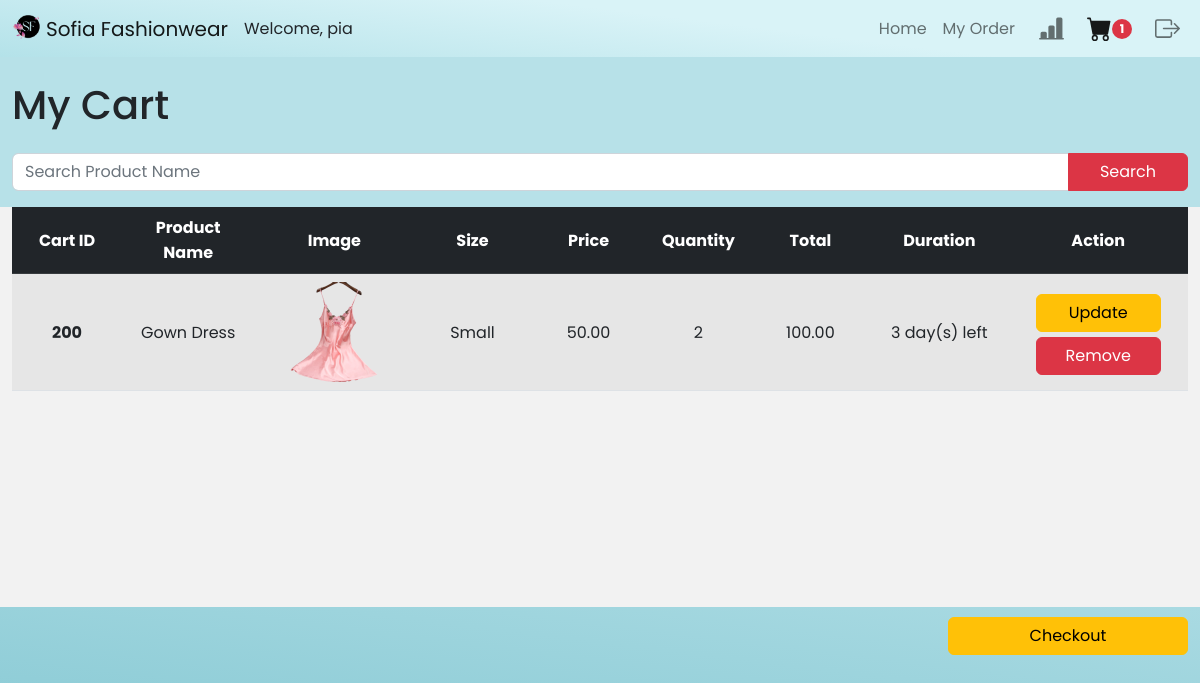
/mycart.php (signed in), run on the app's committed database.
### tables this page shows
CREATE TABLE `cart` (
  `cart_id` int(10) NOT NULL,
  `user_id` int(10) NOT NULL,
  `product_id` int(10) NOT NULL,
  `qty` int(10) NOT NULL,
  `total` double(25,2) NOT NULL,
  `size` varchar(115) NOT NULL,
  `expiration` text NOT NULL
);

CREATE TABLE `product_data` (
  `product_id` int(10) NOT NULL,
  `product_name` text NOT NULL,
  `description` text NOT NULL,
  `price` double(25,2) NOT NULL,
  `ratings` text NOT NULL,
  `image_path` text NOT NULL,
  `front_image` text NOT NULL,
  `back_image` text NOT NULL,
  `small` int(10) NOT NULL,
  `medium` int(10) NOT NULL,
  `large` int(10) NOT NULL,
  `category` text NOT NULL,
  `release_date` text NOT NULL
);

### mycart.php (the view, shortened to what this page needs)
<?php
  require('./config.php');
  include("include.php");
  $userquery = "";
  if(isset($_SESSION["userid"])){$userquery = $_SESSION["userid"];}
  else if(isset($_COOKIE["userid"])){$userquery = $_COOKIE["userid"];}
  $query = "SELECT count(cart_id) as userCart FROM cart WHERE `user_id` = '$userquery'";
  $sql = mysqli_query($sqlcon,$query);
  $row = mysqli_fetch_array($sql, MYSQLI_ASSOC);
  $cartCount = 0;
  if($row > 0){
    $cartCount = $row['userCart'];
  }
  else{
    $cartCount = 0;
  }
?>
<!DOCTYPE html>
<html>
<head>
<link rel="stylesheet" type="text/css" href="order.css">
</head>
<body>
<nav class="navbar navbar-expand-lg  navbar-light bg-light">
<div class="container-fluid">
    <a class="navbar-brand" href="index.php">
    <img src="sofiaimages/sofia.png" alt="" style="height: 3vh;" class="d-inline-block align-text-top">
    Sofia Fashionwear</a>
    <?php
      if(isset($_COOKIE['username'])){
        echo 'Welcome, '.$_COOKIE['username'];
      }
    ?>
    <div class="collapse navbar-collapse" id="navbarNav">
    <ul class="navbar-nav ms-auto mb-2 mb-lg-0">
        <li class="nav-item">
        <a class="nav-link" href="order.php">Home</a>
        </li>
        <li class="nav-item">
        <a class="nav-link" aria-current="page" href="myorder.php">My Order</a>
        </li>
        </ul>
        <ul class="navbar-nav mb-2 mb-lg-0">
        <div class="input-group">
        <li class="nav-item" title = "Leaderboards of active users">
          <a
            class="nav-link mx-2 me-2"
            href="leaderboard.php"
            role="button"
            >
            <svg xmlns="http://www.w3.org/2000/svg" width="25" height="25" fill="currentColor" class="bi bi-bar-chart-line-fill" viewBox="0 0 16 16">
              <path d="M11 2a1 1 0 0 1 1-1h2a1 1 0 0 1 1 1v12h.5a.5.5 0 0 1 0 1H.5a.5.5 0 0 1 0-1H1v-3a1 1 0 0 1 1-1h2a1 1 0 0 1 1 1v3h1V7a1 1 0 0 1 1-1h2a1 1 0 0 1 1 1v7h1V2z"/>
            </svg>
          </a>
        </li>
          <li class="nav-item" title = "Cart">
          <a
            class="nav-link me-2 active"
            href="mycart.php"
            role="button"
            >
            <svg xmlns="http://www.w3.org/2000/svg" width="25" height="25" fill="currentColor" class="bi bi-cart-fill" viewBox="0 0 16 16">
              <path d="M0 1.5A.5.5 0 0 1 .5 1H2a.5.5 0 0 1 .485.379L2.89 3H14.5a.5.5 0 0 1 .491.592l-1.5 8A.5.5 0 0 1 13 12H4a.5.5 0 0 1-.491-.408L2.01 3.607 1.61 2H.5a.5.5 0 0 1-.5-.5zM5 12a2 2 0 1 0 0 4 2 2 0 0 0 0-4zm7 0a2 2 0 1 0 0 4 2 2 0 0 0 0-4zm-7 1a1 1 0 1 1 0 2 1 1 0 0 1 0-2zm7 0a1 1 0 1 1 0 2 1 1 0 0 1 0-2z"/>
              <span class="badge rounded-pill badge-notification bg-danger"><?php echo $cartCount ?></span>
            </svg>
          </a>
          </li>
          <li class="nav-item" title = "Logout">
          <a
            class="nav-link"
            href="logout.php"
            role="button">
          </a>
          </li>
        </ul>
    </div>
    </div>
</nav>
<div class="container-fluid mt-4">
<div class="row">
    <div class = "col-12 mb-3">
    <h1>My Cart</h1>
    </div>
    <div class="col-12">
        <form action="mycart.php" method="POST">
        <div class="input-group mb-3">
            <input type="text" name="search" class="form-control" placeholder="Search Product Name" aria-label="Search Products" aria-describedby="button-addon2">
            <button class="btn btn-danger" style="width: 15vh;" type="submit" id="button-addon2">Search</button>
        </div>
        </form>
    </div>
    <div class="col-12 overflow-auto" style="height: 50vh; background-color: #f2f2f2;">
        <table class="table table-striped" id="myTable">
        <thead class="table-dark" style="position: sticky; top: 0; z-index: 1;">
            <tr>
            <th scope="col" style="text-align:center;vertical-align:middle">Cart ID</th>
            <th scope="col" style="text-align:center;vertical-align:middle">Product Name</th>
            <th scope="col" style="text-align:center;vertical-align:middle">Image</th>
            <th scope="col" style="text-align:center;vertical-align:middle">Size</th>
            <th scope="col" style="text-align:center;vertical-align:middle">Price</th>
            <th scope="col" style="text-align:center;vertical-align:middle">Quantity</th>
            <th scope="col" style="text-align:center;vertical-align:middle">Total</th>
            <th scope="col" style="text-align:center;vertical-align:middle" title="Duration of the reserved item.">Duration</th>
            <th scope="col" style="text-align:center;vertical-align:middle">Action</th>
            </tr>
        </thead>
        <tbody>
            <?php
                $query = "";
                $customerid = 0;
                if(isset($_SESSION["userid"])){$customerid = $_SESSION["userid"];}
                else if(isset($_COOKIE["userid"])){$customerid = $_COOKIE["userid"];}
                if(isset($_POST['search'])){
                    $search = $_POST['search'];
                    if($search == ""){
                        $query = "SELECT cart.cart_id as 'cartid', cart.expiration as 'expiry', cart.product_id as 'prodid', product_data.price as 'price', product_data.small as 'small', product_data.medium as 'medium', product_data.large as 'large', cart.size as size,  product_data.product_name as 'prodname', cart.qty as 'qty', cart.total as 'total', product_data.image_path as 'imgpath'
                        FROM product_data
                        INNER JOIN cart ON product_data.product_id = cart.product_id WHERE user_id = '$customerid'";
                    }
                    else {
                        $query = "SELECT cart.cart_id as 'cartid', cart.expiration as 'expiry', cart.product_id as 'prodid', product_data.price as 'price', product_data.small as 'small', product_data.medium as 'medium', product_data.large as 'large', cart.size as size,  product_data.product_name as 'prodname', cart.qty as 'qty', cart.total as 'total', product_data.image_path as 'imgpath'
                        FROM product_data
                        INNER JOIN cart ON product_data.product_id = cart.product_id WHERE `product_name` LIKE '%$search%' AND user_id = '$customerid'";
                    }
                }
                else{
                    $query = "SELECT cart.cart_id as 'cartid', cart.expiration as 'expiry', cart.product_id as 'prodid', product_data.price as 'price', product_data.small as 'small', product_data.medium as 'medium', product_data.large as 'large', cart.size as size, product_data.product_name as 'prodname', cart.qty as 'qty', cart.total as 'total', product_data.image_path as 'imgpath'
                    FROM product_data
                    INNER JOIN cart ON product_data.product_id = cart.product_id WHERE user_id = '$customerid'";
                }
                $sql = mysqli_query($sqlcon,$query);
                $counter = 0;
                while ($row = mysqli_fetch_array($sql, MYSQLI_ASSOC)) {
                $id = $row["cartid"]; $prodid = $row["prodid"]; $pname = $row["prodname"];
                $price= $row["price"];  $qty = $row["qty"]; $exp = $row["expiry"];
                $total = $row["total"]; $imgpath = $row["imgpath"]; $sizess = $row['size'];
                $small = $row["small"]; $medium = $row["medium"]; $large = $row["large"]; $counter+=1;?>
                <tr>
                <th scope="row" style="width: 40vh; text-align:center;vertical-align:middle"><?php echo "$id"?></th>
                <td style="width: 40vh; text-align:center; vertical-align:middle"><?php echo "$pname"?></td>
                <td style="width: 40vh; text-align:center; vertical-align:middle">
                <img style="width: 100px;" src="<?php echo "$imgpath"?>">
                </td>
                <td style="width: 40vh; text-align:center; vertical-align:middle"><?php echo "$sizess"?></td>
                <td style="width: 40vh; text-align:center; vertical-align:middle"><?php echo "$price"?></td>
                <td style="width: 20vh; text-align:center; vertical-align:middle"><?php echo "$qty"?></td>
                <td style="width: 40vh; text-align:center;vertical-align:middle"><?php echo "$total"?>
                </td>
                <td style="width: 40vh; text-align:center; vertical-align:middle">
                  <?php
                  $date = date('Y-m-d');
                  echo round((strtotime($exp) - strtotime($date)) / (60 * 60 * 24))." day(s) left";?>
                </td>
                <td style="width: 40vh; text-align:center;vertical-align:middle">
                    <button style="vertical-align:middle; width: 125px; margin-top: 5px;" type="button" class="openupModal btn btn-warning" onclick="getQty()" data-bs-toggle="modal" data-bs-target="#updateModal">Update</button>
                    <a href="executionFile/removecart.php?id=<?php echo $id ?>&prodid=<?php echo $prodid?>&size=<?php echo $sizess?>&qty=<?php echo $qty?>"><button style="vertical-align:middle; width: 125px; margin-top: 5px;" type="button" class="opendelModal btn btn-Danger" data-bs-toggle="modal" data-bs-target="#deleteModal">Remove</button></a>
                </td>
                </tr>
            <?php }?>
        </tbody>
        </table>
        </div>
        <div class="d-flex flex-column-reverse">
            <div class="align-self-end">
              <?php
                if($counter > 0){
                  echo '<button style="vertical-align:middle; margin-top: 10px; margin-bottom: 10px; width: 30vh;" type="button" class="btn btn-warning" data-bs-toggle="modal" data-bs-target="#checkOut">Checkout</button>';
                }
              ?>
            </div>
        </div>
    </div>
</div>
</body>
</html>

### order.css (style rules this page uses)
* { font-family: 'Poppins', sans-serif; }
body { justify-content: center; align-items: center; min-height: 100vh; background: rgb(131,199,210); background: linear-gradient(7deg, rgba(131,199,210,1) 0%, rgba(183,225,232,1) 49%); overflow-x: hidden; }
* { margin: 0px; padding: 0px; }
.navbar { background: rgb(180,226,233); background: linear-gradient(7deg, rgba(180,226,233,1) 0%, rgba(217,243,247,1) 60%); }

### include.php (style rules this page uses)
* { font-family: 'Poppins', sans-serif; }

### data on the page
cart: cart_id "200", product.product_name "Gown Dress", product.image_path (picture), size "Small", product.price "50.00", qty "2", total "100.00", (strtotime($exp)-strtotime($date))/(60*60*24) "3"

### other printed values
$_COOKIE['username'] "pia"
$cartCount "1"
